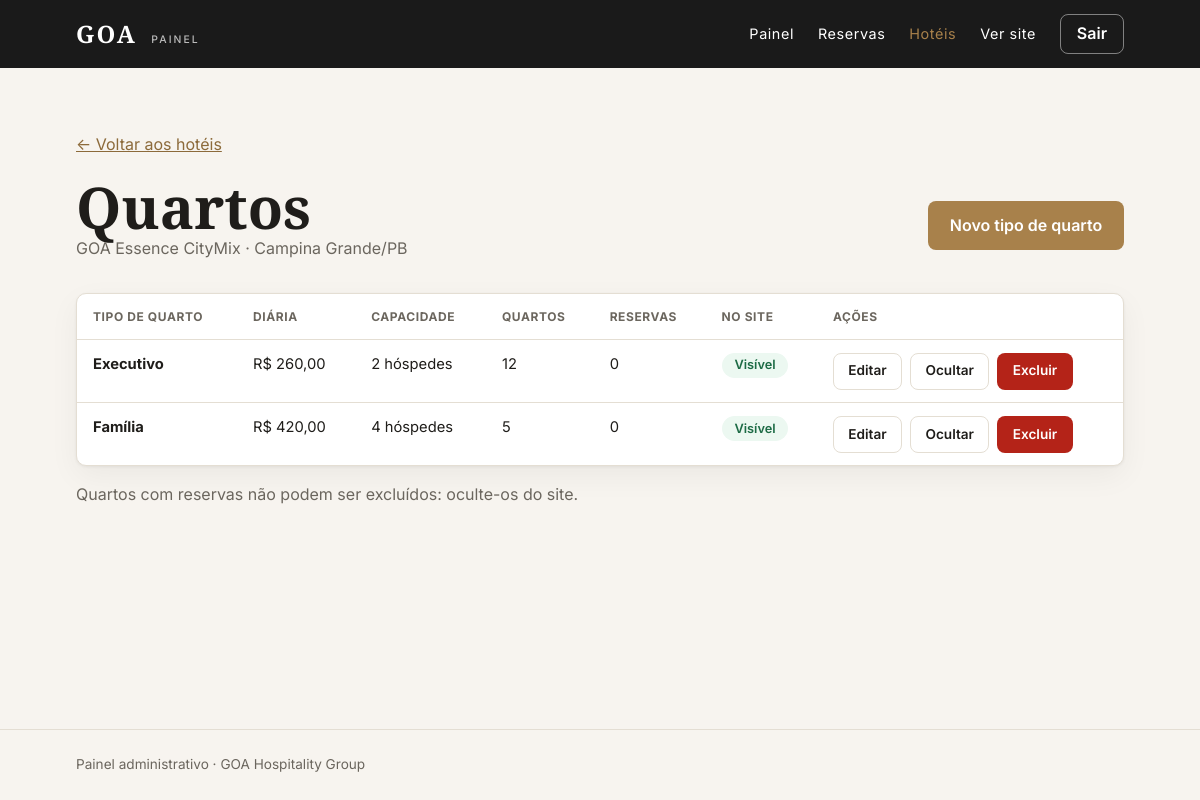
The app's page /public/admin/quartos.php?hotel=2 (signed in) with its own data.
### tables this page shows
CREATE TABLE IF NOT EXISTS hoteis (
  id          INT UNSIGNED NOT NULL AUTO_INCREMENT,
  nome        VARCHAR(120) NOT NULL,
  slug        VARCHAR(140) NOT NULL,               
  bandeira    VARCHAR(30)  NOT NULL,               
  cidade      VARCHAR(80)  NOT NULL,
  uf          CHAR(2)      NOT NULL,
  descricao   TEXT         NULL,
  imagem      VARCHAR(255) NULL,                   
  ativo       TINYINT(1)   NOT NULL DEFAULT 1,     
  created_at  TIMESTAMP    NOT NULL DEFAULT CURRENT_TIMESTAMP,
  PRIMARY KEY (id),
  UNIQUE KEY uq_hoteis_slug (slug)
);

CREATE TABLE IF NOT EXISTS tipos_quarto (
  id            INT UNSIGNED  NOT NULL AUTO_INCREMENT,
  hotel_id      INT UNSIGNED  NOT NULL,
  nome          VARCHAR(100)  NOT NULL,
  descricao     TEXT          NULL,
  capacidade    TINYINT UNSIGNED NOT NULL DEFAULT 2,    
  preco_diaria  DECIMAL(10,2) NOT NULL,
  quantidade    SMALLINT UNSIGNED NOT NULL DEFAULT 1,   
  imagem        VARCHAR(255)  NULL,
  ativo         TINYINT(1)    NOT NULL DEFAULT 1,
  PRIMARY KEY (id),
  KEY idx_tipos_hotel (hotel_id),
  CONSTRAINT fk_tipos_hotel FOREIGN KEY (hotel_id)
    REFERENCES hoteis (id) ON DELETE CASCADE
);

### includes/funcoes.php (called while the page is built, shortened)
<?php
function e(?string $texto): string
{
    return htmlspecialchars($texto ?? '', ENT_QUOTES, 'UTF-8');
}
function url(string $caminho = ''): string
{
    return BASE_URL . '/' . ltrim($caminho, '/');
}
function moeda($valor): string
{
    return 'R$ ' . number_format((float) $valor, 2, ',', '.');
}

### includes/reservas.php (called while the page is built, shortened)
<?php
function plural(int $n, string $singular, string $plural): string
{
    return $n . ' ' . ($n === 1 ? $singular : $plural);
}
function inteiroDe(array $entrada, string $campo, int $padrao): int
{
    $v = $entrada[$campo];
    return is_string($v) && ctype_digit($v) ? (int) $v : -1;
}

### includes/admin_hoteis.php (called while the page is built, shortened)
<?php
function buscarHotel(PDO $pdo, int $id): ?array
{
    $stmt = $pdo->prepare('SELECT * FROM hoteis WHERE id = :id');
    $stmt->execute(['id' => $id]);
    return $stmt->fetch() ?: null;
}

### includes/admin_quartos.php (called while the page is built, shortened)
<?php
function listarQuartosAdmin(PDO $pdo, int $hotelId): array
{
    $stmt = $pdo->prepare(
        'SELECT t.id, t.nome, t.capacidade, t.preco_diaria, t.quantidade, t.ativo,
                (SELECT COUNT(*) FROM reservas r WHERE r.tipo_quarto_id = t.id) AS reservas
           FROM tipos_quarto t
          WHERE t.hotel_id = :hotel
          ORDER BY t.preco_diaria, t.id'
    );
    $stmt->execute(['hotel' => $hotelId]);
    return $stmt->fetchAll();
}

### public/admin/quartos.php (the view, shortened to what this page needs)
<?php
require __DIR__ . '/../../includes/funcoes.php';
require __DIR__ . '/../../includes/reservas.php';
require __DIR__ . '/../../includes/admin_hoteis.php';
require __DIR__ . '/../../includes/admin_quartos.php';
$hotelId = inteiroDe($_GET, 'hotel', 0);
$hotel   = $hotelId > 0 ? buscarHotel($pdo, $hotelId) : null;
    ?>
    <?php
$urlLista = url('admin/quartos.php?hotel=' . $hotelId);
$quartos = listarQuartosAdmin($pdo, $hotelId);
require __DIR__ . '/../../includes/admin_header.php';
?>
<section class="container secao">
  <p><a href="<?= url('admin/hoteis.php') ?>">&larr; Voltar aos hotéis</a></p>
  <div class="cabecalho-pagina">
    <div>
      <h1>Quartos</h1>
      <p class="subtitulo"><?= e($hotel['nome']) ?> &middot; <?= e($hotel['cidade']) ?>/<?= e($hotel['uf']) ?></p>
    </div>
    <a class="btn btn--destaque" href="<?= url('admin/quarto_form.php?hotel=' . $hotelId) ?>">Novo tipo de quarto</a>
  </div>
  <?php if (empty($quartos)): ?>
    <p>Este hotel ainda não tem tipos de quarto. Sem eles, o hóspede não consegue reservar.</p>
  <?php else: ?>
    <div class="tabela-rolagem">
      <table class="tabela">
        <thead>
          <tr>
            <th>Tipo de quarto</th>
            <th>Diária</th>
            <th>Capacidade</th>
            <th>Quartos</th>
            <th>Reservas</th>
            <th>No site</th>
            <th>Ações</th>
          </tr>
        </thead>
        <tbody>
          <?php foreach ($quartos as $q): ?>
            <tr>
              <td><strong><?= e($q['nome']) ?></strong></td>
              <td><?= moeda($q['preco_diaria']) ?></td>
              <td><?= plural((int) $q['capacidade'], 'hóspede', 'hóspedes') ?></td>
              <td><?= (int) $q['quantidade'] ?></td>
              <td><?= (int) $q['reservas'] ?></td>
              <td>
                <?php if ($q['ativo']): ?>
                  <span class="status status--ativo">Visível</span>
                <?php else: ?>
                  <span class="status status--oculto">Oculto</span>
                <?php endif; ?>
              </td>
              <td>
                <div class="acoes-linha">
                  <a class="btn btn--contorno" href="<?= url('admin/quarto_form.php?id=' . (int) $q['id']) ?>">Editar</a>
                  <form method="post" action="<?= e($urlLista) ?>">
                    <button type="submit" class="btn btn--contorno"><?= $q['ativo'] ? 'Ocultar' : 'Mostrar' ?></button>
                  </form>
                  <?php if ((int) $q['reservas'] === 0): ?>
                    <form method="post" action="<?= e($urlLista) ?>"
                          onsubmit="return confirm('Excluir este tipo de quarto? Essa ação não pode ser desfeita.');">
                      <button type="submit" class="btn btn--perigo">Excluir</button>
                    </form>
                  <?php endif; ?>
                </div>
              </td>
            </tr>
          <?php endforeach; ?>
        </tbody>
      </table>
    </div>
    <p class="subtitulo" style="margin-top:1rem">Quartos com reservas não podem ser excluídos: oculte-os do site.</p>
  <?php endif; ?>
</section>
<?php
require __DIR__ . '/../../includes/admin_footer.php';

### public/css/style.css (style rules this page uses)
:root { --cor-fundo: #f7f4ef; --cor-card: #ffffff; --cor-texto: #1f1d1a; --cor-texto-suave: #6b665e; --cor-borda: #e4ded3; --cor-escura: #1a1a1a; --cor-destaque: #a8814b; --cor-destaque-escura: #8c6a3a; --cor-perigo: #b42318; --cor-sucesso: #1d6b45; --fonte-titulo: "Cormorant Garamond", Georgia, serif; --fonte-texto: "Inter", system-ui, -apple-system, "Segoe UI", Roboto, sans-serif; --raio: 10px; --sombra: 0 1px 3px rgba(0, 0, 0, 0.06), 0 10px 30px rgba(0, 0, 0, 0.05); }
*, *::before, *::after { box-sizing: border-box; }
body { margin: 0; min-height: 100vh; display: flex; flex-direction: column; font-family: var(--fonte-texto); color: var(--cor-texto); background: var(--cor-fundo); line-height: 1.6; }
h1, h2, h3 { margin: 0 0 0.5em; font-family: var(--fonte-titulo); font-weight: 600; line-height: 1.15; }
h1 { font-size: clamp(2.2rem, 5vw, 3.6rem); }
a { color: var(--cor-destaque-escura); }
.container { width: 100%; max-width: 1080px; margin: 0 auto; padding: 0 1rem; }
.secao { padding-top: 3rem; padding-bottom: 3rem; }
.btn { display: inline-flex; align-items: center; justify-content: center; padding: 0.65rem 1.3rem; border: 1px solid transparent; border-radius: 8px; font: inherit; font-weight: 600; text-decoration: none; cursor: pointer; transition: background 0.15s, border-color 0.15s, color 0.15s; }
.btn--destaque { background: var(--cor-destaque); color: #fff !important; }
.btn--contorno { background: transparent; color: var(--cor-texto); border-color: var(--cor-borda); }
.subtitulo { color: var(--cor-texto-suave); margin-top: -0.25em; }
.status { display: inline-block; padding: 0.15rem 0.8rem; border-radius: 999px; font-size: 0.8rem; font-weight: 600; }
.tabela-rolagem { overflow-x: auto; background: var(--cor-card); border: 1px solid var(--cor-borda); border-radius: var(--raio); box-shadow: var(--sombra); }
.tabela { width: 100%; border-collapse: collapse; font-size: 0.92rem; }
.tabela th, .tabela td { padding: 0.8rem 1rem; text-align: left; vertical-align: top; border-bottom: 1px solid var(--cor-borda); }
.tabela th { font-size: 0.75rem; letter-spacing: 0.05em; text-transform: uppercase; color: var(--cor-texto-suave); white-space: nowrap; }
.tabela tbody tr:last-child td { border-bottom: 0; }
.btn--perigo { background: var(--cor-perigo); color: #fff !important; }
.cabecalho-pagina { display: flex; flex-wrap: wrap; align-items: center; justify-content: space-between; gap: 1rem; margin-bottom: 1rem; }
.cabecalho-pagina h1 { margin: 0; }
.status--ativo { background: #ecf8f1; color: var(--cor-sucesso); }
.acoes-linha { display: flex; flex-wrap: wrap; gap: 0.5rem; }
.acoes-linha form { margin: 0; }
.acoes-linha .btn { padding: 0.4rem 0.9rem; font-size: 0.85rem; }

### records on screen
hoteis: nome "GOA Essence CityMix", cidade "Campina Grande", uf "PB"
tipos_quarto: nome "Executivo", preco_diaria "R$ 260,00", capacidade "2 hóspedes", quantidade "12", reservas "0", ativo "Visível"
tipos_quarto: nome "Família", preco_diaria "R$ 420,00", capacidade "4 hóspedes", quantidade "5", reservas "0", ativo "Visível"

### other values on screen
$texto "Painel"
$texto "Reservas"
$texto "Hotéis"
APP_NAME "GOA Hospitality Group"
